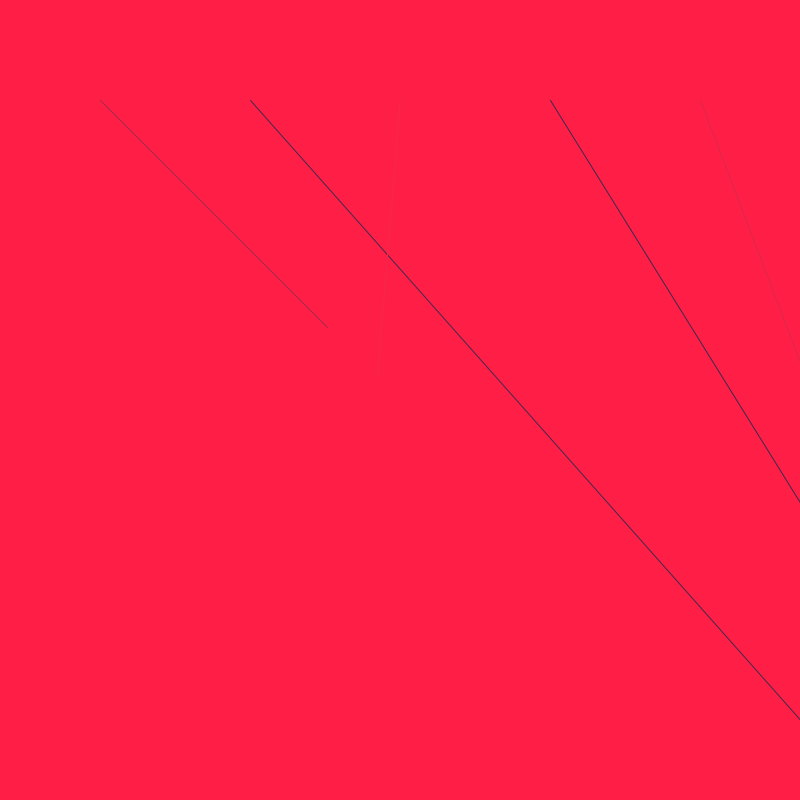
Frame 1 (no input)
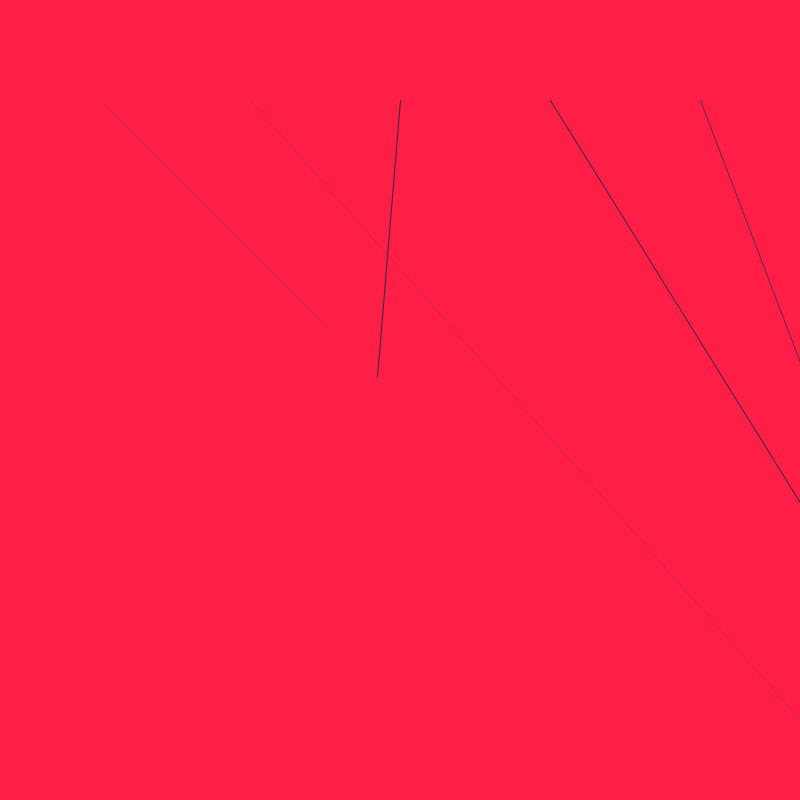
Frame 60 (the mouse pressed at the canvas centre just before this capture)
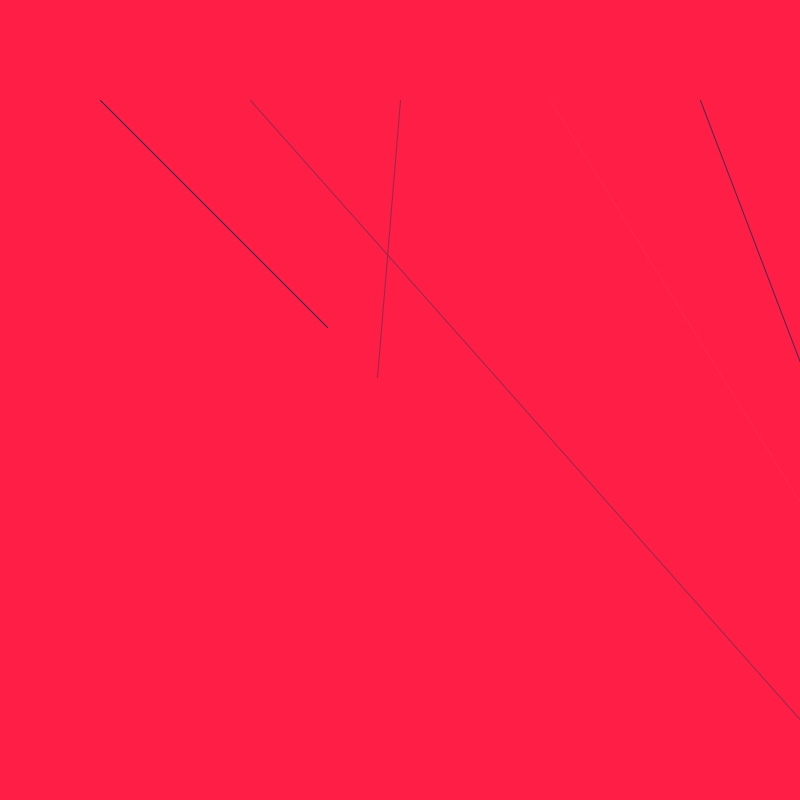
Frame 120 (the mouse held since frame 60 and released just before this capture)

The Processing sketch that drew these frames (run headless with seeded random() and noise(); from frame 60 on, the mouse is pressed at the canvas centre):

// Processing sketch: processing_43202
// ── processing_43202.pde

float data[] = {3.3,14.5,3.8,13.0,10.8,8.4}; //hours of sleep per day
String names[] = {"African Elephant", "Cat", "Goat", "Grey wolf", "Jaguar", "Rabbit" } ; //names or animals
void setup(){
  background(0);
  size(800,800);
  smooth();
  textSize(14);
  //ext("Hourse of Sleep");
   
}
 
void draw(){
  background((255),(30),(70));

   
  for(int i = 0; i < data.length; i++){ //iterate through the array
    float ellSize = map(data[i],0,1,1,100); //map numbers to ellipse size
 
    stroke(random(255),(40),(75));
    line(i*150+100,100,ellSize,ellSize);
    if(dist(mouseX,mouseY,i*150+100,100) < 100){
      fill(205,30,45);
      ellipse(i*150+100,100,10,10);
      text(names[i], i*150+115,100);
     
       
       
    }
  } 
} 
